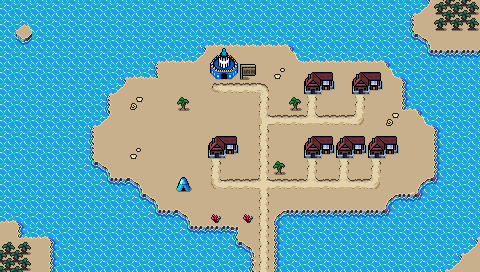

The image is a tile-based game level rendered from a .tmx file. Its description and source (layers, tilesets, objects; grid data summarised) follow:
An orthogonal 30x17 tile map with 16x16 px tiles, 4 tile layers (Background, Ground, Foreground, AboveSprites), 2 tilesets and 9 objects.

<map version="1.10" tiledversion="1.10.1" orientation="orthogonal" renderorder="right-down" width="30" height="17" tilewidth="16" tileheight="16" infinite="0" nextlayerid="6" nextobjectid="50">
 <editorsettings>
  <export target="wastetown..tmx" format="tmx" />
 </editorsettings>
 <tileset firstgid="1" source="../../tileset/main.tsx" />
 <tileset firstgid="10113" source="../../tileset/buildings.tsx" />
 <layer id="1" name="Background" width="30" height="17">
  <data>[510 cells, 510 non-empty, 21 distinct tile ids]</data>
 </layer>
 <layer id="2" name="Ground" width="30" height="17">
  <data>[510 cells, 49 non-empty, 13 distinct tile ids]</data>
 </layer>
 <layer id="3" name="Foreground" width="30" height="17">
  <properties>
   <property name="spriteLayer" type="bool" value="true" />
  </properties>
  <data>[510 cells, 31 non-empty, 17 distinct tile ids]</data>
 </layer>
 <layer id="5" name="AboveSprites" width="30" height="17">
  <data>[510 cells, 14 non-empty, 4 distinct tile ids]</data>
 </layer>
 <objectgroup id="4" name="Objects">
  <object id="38" template="../../obj/entry_up.tx" x="256" y="271" />
  <object id="41" template="../../obj/shop.tx" x="304" y="98">
   <properties>
    <property name="shopList" value="Instant,Creature,BlueBoosterPackShop,BoosterPackShop,Blue,Azorius,Dimir,Izzet,Simic,Merfolk " />
   </properties>
  </object>
  <object id="42" template="../../obj/shop.tx" x="368" y="162">
   <properties>
    <property name="shopList" value="Instant,Creature,BlueBoosterPackShop,BoosterPackShop,Blue,Azorius,Dimir,Izzet,Simic,Merfolk " />
   </properties>
  </object>
  <object id="43" template="../../obj/shop.tx" x="353" y="98">
   <properties>
    <property name="shopList" value="Instant,Creature,BlueBoosterPackShop,BoosterPackShop,Blue,Azorius,Dimir,Izzet,Simic,Merfolk " />
   </properties>
  </object>
  <object id="44" template="../../obj/shop.tx" x="208" y="162">
   <properties>
    <property name="shopList" value="Instant,Creature,BlueBoosterPackShop,BoosterPackShop,Blue,Azorius,Dimir,Izzet,Simic,Merfolk " />
   </properties>
  </object>
  <object id="45" template="../../obj/shop.tx" x="304" y="162">
   <properties>
    <property name="shopList" value="Instant,Creature,BlueBoosterPackShop,BoosterPackShop,Blue,Azorius,Dimir,Izzet,Simic,Merfolk " />
   </properties>
  </object>
  <object id="46" template="../../obj/shop.tx" x="336" y="162">
   <properties>
    <property name="shopList" value="Instant,Creature,BlueBoosterPackShop,BoosterPackShop,Blue,Azorius,Dimir,Izzet,Simic,Merfolk " />
   </properties>
  </object>
  <object id="47" template="../../obj/inn.tx" x="215" y="82" />
  <object id="48" template="../../obj/shop.tx" x="176" y="192">
   <properties>
    <property name="shopList" value="Island" />
   </properties>
  </object>
 </objectgroup>
</map>
